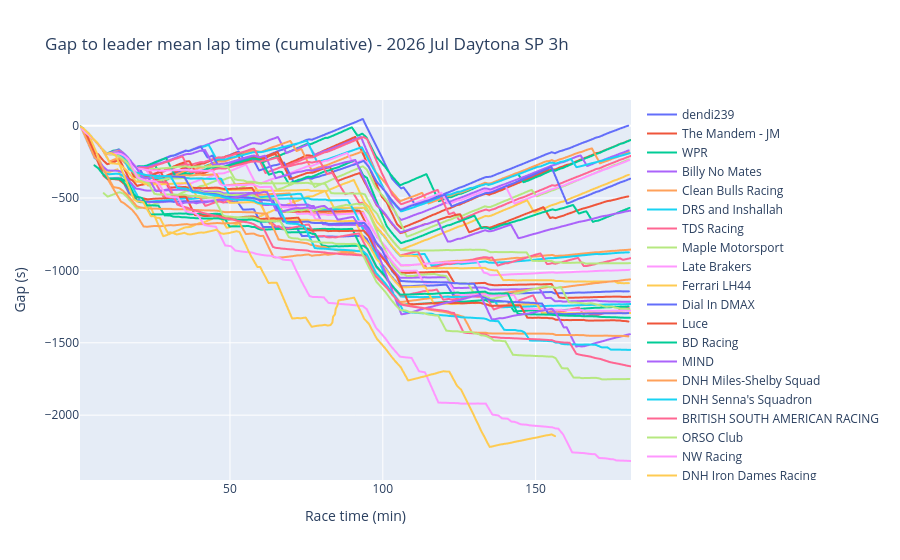

Notebook source saved alongside this figure:
### Code cell
def plot_gap_to_mean_leader(
    timestamps: pd.DataFrame, laptimes: pd.DataFrame
) -> go.Figure:
    leader_mean_lap = laptimes.iloc[:, 0].mean()

    gap = laptimes.assign(
                **{
                    col: lambda d, col=col: (
                        (leader_mean_lap - d[col]).cumsum().dt.total_seconds()
                    )
                    for col in laptimes.columns
                }
            )
    display(gap)
    race_time = timestamps.stack().dt.total_seconds() / 60

    df = (
        pd.concat([race_time.rename("race_time_min"), gap.stack().rename("gap_s")], axis=1)
        .rename_axis(index=["lap", "competitor"])
        .reset_index()
    )

    fig = px.line(
        df,
        x="race_time_min",
        y="gap_s",
        color="competitor",
        hover_data=["lap"],
        title="Gap to leader mean lap time (cumulative) - 2026 Jul Daytona SP 3h",
    )
    fig.update_layout(
        xaxis_title="Race time (min)", yaxis_title="Gap (s)", legend_title=""
    )
    return fig


plot_gap_to_mean_leader(timestamps, laptimes)

### Figure 1 — Plotly figure (JSON) as saved in the notebook; plotly's stock layout.template omitted (floating-point values rounded to 4 significant figures; data arrays with more than 128 entries replaced by an {"elided": "..."} marker saying what was removed)
{"data": [{"customdata": {"elided": "199x1 int values"}, "hovertemplate": "competitor=dendi239<br>race_time_min=%{x}<br>gap_s=%{y}<br>lap=%{customdata[0]}<extra></extra>", "legendgroup": "dendi239", "line": {"color": "#636efa", "dash": "solid"}, "marker": {"symbol": "circle"}, "mode": "lines", "name": "dendi239", "showlegend": true, "type": "scattergl", "x": {"elided": "199 float values"}, "xaxis": "x", "y": {"elided": "199 float values"}, "yaxis": "y"}, {"customdata": {"elided": "198x1 int values"}, "hovertemplate": "competitor=The Mandem - JM<br>race_time_min=%{x}<br>gap_s=%{y}<br>lap=%{customdata[0]}<extra></extra>", "legendgroup": "The Mandem - JM", "line": {"color": "#EF553B", "dash": "solid"}, "marker": {"symbol": "circle"}, "mode": "lines", "name": "The Mandem - JM", "showlegend": true, "type": "scattergl", "x": {"elided": "198 float values"}, "xaxis": "x", "y": {"elided": "198 float values"}, "yaxis": "y"}, {"customdata": {"elided": "198x1 int values"}, "hovertemplate": "competitor=WPR<br>race_time_min=%{x}<br>gap_s=%{y}<br>lap=%{customdata[0]}<extra></extra>", "legendgroup": "WPR", "line": {"color": "#00cc96", "dash": "solid"}, "marker": {"symbol": "circle"}, "mode": "lines", "name": "WPR", "showlegend": true, "type": "scattergl", "x": {"elided": "198 float values"}, "xaxis": "x", "y": {"elided": "198 float values"}, "yaxis": "y"}, {"customdata": {"elided": "196x1 int values"}, "hovertemplate": "competitor=Billy No Mates<br>race_time_min=%{x}<br>gap_s=%{y}<br>lap=%{customdata[0]}<extra></extra>", "legendgroup": "Billy No Mates", "line": {"color": "#ab63fa", "dash": "solid"}, "marker": {"symbol": "circle"}, "mode": "lines", "name": "Billy No Mates", "showlegend": true, "type": "scattergl", "x": {"elided": "196 float values"}, "xaxis": "x", "y": {"elided": "196 float values"}, "yaxis": "y"}, {"customdata": {"elided": "196x1 int values"}, "hovertemplate": "competitor=Clean Bulls Racing<br>race_time_min=%{x}<br>gap_s=%{y}<br>lap=%{customdata[0]}<extra></extra>", "legendgroup": "Clean Bulls Racing", "line": {"color": "#FFA15A", "dash": "solid"}, "marker": {"symbol": "circle"}, "mode": "lines", "name": "Clean Bulls Racing", "showlegend": true, "type": "scattergl", "x": {"elided": "196 float values"}, "xaxis": "x", "y": {"elided": "196 float values"}, "yaxis": "y"}, {"customdata": {"elided": "196x1 int values"}, "hovertemplate": "competitor=DRS and Inshallah<br>race_time_min=%{x}<br>gap_s=%{y}<br>lap=%{customdata[0]}<extra></extra>", "legendgroup": "DRS and Inshallah", "line": {"color": "#19d3f3", "dash": "solid"}, "marker": {"symbol": "circle"}, "mode": "lines", "name": "DRS and Inshallah", "showlegend": true, "type": "scattergl", "x": {"elided": "196 float values"}, "xaxis": "x", "y": {"elided": "196 float values"}, "yaxis": "y"}, {"customdata": {"elided": "196x1 int values"}, "hovertemplate": "competitor=TDS Racing<br>race_time_min=%{x}<br>gap_s=%{y}<br>lap=%{customdata[0]}<extra></extra>", "legendgroup": "TDS Racing", "line": {"color": "#FF6692", "dash": "solid"}, "marker": {"symbol": "circle"}, "mode": "lines", "name": "TDS Racing", "showlegend": true, "type": "scattergl", "x": {"elided": "196 float values"}, "xaxis": "x", "y": {"elided": "196 float values"}, "yaxis": "y"}, {"customdata": {"elided": "195x1 int values"}, "hovertemplate": "competitor=Maple Motorsport<br>race_time_min=%{x}<br>gap_s=%{y}<br>lap=%{customdata[0]}<extra></extra>", "legendgroup": "Maple Motorsport", "line": {"color": "#B6E880", "dash": "solid"}, "marker": {"symbol": "circle"}, "mode": "lines", "name": "Maple Motorsport", "showlegend": true, "type": "scattergl", "x": {"elided": "195 float values"}, "xaxis": "x", "y": {"elided": "195 float values"}, "yaxis": "y"}, {"customdata": {"elided": "195x1 int values"}, "hovertemplate": "competitor=Late Brakers<br>race_time_min=%{x}<br>gap_s=%{y}<br>lap=%{customdata[0]}<extra></extra>", "legendgroup": "Late Brakers", "line": {"color": "#FF97FF", "dash": "solid"}, "marker": {"symbol": "circle"}, "mode": "lines", "name": "Late Brakers", "showlegend": true, "type": "scattergl", "x": {"elided": "195 float values"}, "xaxis": "x", "y": {"elided": "195 float values"}, "yaxis": "y"}, {"customdata": {"elided": "193x1 int values"}, "hovertemplate": "competitor=Ferrari LH44<br>race_time_min=%{x}<br>gap_s=%{y}<br>lap=%{customdata[0]}<extra></extra>", "legendgroup": "Ferrari LH44", "line": {"color": "#FECB52", "dash": "solid"}, "marker": {"symbol": "circle"}, "mode": "lines", "name": "Ferrari LH44", "showlegend": true, "type": "scattergl", "x": {"elided": "193 float values"}, "xaxis": "x", "y": {"elided": "193 float values"}, "yaxis": "y"}, {"customdata": {"elided": "193x1 int values"}, "hovertemplate": "competitor=Dial In DMAX<br>race_time_min=%{x}<br>gap_s=%{y}<br>lap=%{customdata[0]}<extra></extra>", "legendgroup": "Dial In DMAX", "line": {"color": "#636efa", "dash": "solid"}, "marker": {"symbol": "circle"}, "mode": "lines", "name": "Dial In DMAX", "showlegend": true, "type": "scattergl", "x": {"elided": "193 float values"}, "xaxis": "x", "y": {"elided": "193 float values"}, "yaxis": "y"}, {"customdata": {"elided": "190x1 int values"}, "hovertemplate": "competitor=Luce<br>race_time_min=%{x}<br>gap_s=%{y}<br>lap=%{customdata[0]}<extra></extra>", "legendgroup": "Luce", "line": {"color": "#EF553B", "dash": "solid"}, "marker": {"symbol": "circle"}, "mode": "lines", "name": "Luce", "showlegend": true, "type": "scattergl", "x": {"elided": "190 float values"}, "xaxis": "x", "y": {"elided": "190 float values"}, "yaxis": "y"}, {"customdata": {"elided": "189x1 int values"}, "hovertemplate": "competitor=BD Racing<br>race_time_min=%{x}<br>gap_s=%{y}<br>lap=%{customdata[0]}<extra></extra>", "legendgroup": "BD Racing", "line": {"color": "#00cc96", "dash": "solid"}, "marker": {"symbol": "circle"}, "mode": "lines", "name": "BD Racing", "showlegend": true, "type": "scattergl", "x": {"elided": "189 float values"}, "xaxis": "x", "y": {"elided": "189 float values"}, "yaxis": "y"}, {"customdata": {"elided": "189x1 int values"}, "hovertemplate": "competitor=MIND<br>race_time_min=%{x}<br>gap_s=%{y}<br>lap=%{customdata[0]}<extra></extra>", "legendgroup": "MIND", "line": {"color": "#ab63fa", "dash": "solid"}, "marker": {"symbol": "circle"}, "mode": "lines", "name": "MIND", "showlegend": true, "type": "scattergl", "x": {"elided": "189 float values"}, "xaxis": "x", "y": {"elided": "189 float values"}, "yaxis": "y"}, {"customdata": {"elided": "184x1 int values"}, "hovertemplate": "competitor=DNH Miles-Shelby Squad<br>race_time_min=%{x}<br>gap_s=%{y}<br>lap=%{customdata[0]}<extra></extra>", "legendgroup": "DNH Miles-Shelby Squad", "line": {"color": "#FFA15A", "dash": "solid"}, "marker": {"symbol": "circle"}, "mode": "lines", "name": "DNH Miles-Shelby Squad", "showlegend": true, "type": "scattergl", "x": {"elided": "184 float values"}, "xaxis": "x", "y": {"elided": "184 float values"}, "yaxis": "y"}, {"customdata": {"elided": "183x1 int values"}, "hovertemplate": "competitor=DNH Senna's Squadron<br>race_time_min=%{x}<br>gap_s=%{y}<br>lap=%{customdata[0]}<extra></extra>", "legendgroup": "DNH Senna's Squadron", "line": {"color": "#19d3f3", "dash": "solid"}, "marker": {"symbol": "circle"}, "mode": "lines", "name": "DNH Senna's Squadron", "showlegend": true, "type": "scattergl", "x": {"elided": "183 float values"}, "xaxis": "x", "y": {"elided": "183 float values"}, "yaxis": "y"}, {"customdata": {"elided": "183x1 int values"}, "hovertemplate": "competitor=BRITISH SOUTH AMERICAN RACING <br>race_time_min=%{x}<br>gap_s=%{y}<br>lap=%{customdata[0]}<extra></extra>", "legendgroup": "BRITISH SOUTH AMERICAN RACING ", "line": {"color": "#FF6692", "dash": "solid"}, "marker": {"symbol": "circle"}, "mode": "lines", "name": "BRITISH SOUTH AMERICAN RACING ", "showlegend": true, "type": "scattergl", "x": {"elided": "183 float values"}, "xaxis": "x", "y": {"elided": "183 float values"}, "yaxis": "y"}, {"customdata": {"elided": "182x1 int values"}, "hovertemplate": "competitor=ORSO Club<br>race_time_min=%{x}<br>gap_s=%{y}<br>lap=%{customdata[0]}<extra></extra>", "legendgroup": "ORSO Club", "line": {"color": "#B6E880", "dash": "solid"}, "marker": {"symbol": "circle"}, "mode": "lines", "name": "ORSO Club", "showlegend": true, "type": "scattergl", "x": {"elided": "182 float values"}, "xaxis": "x", "y": {"elided": "182 float values"}, "yaxis": "y"}, {"customdata": {"elided": "181x1 int values"}, "hovertemplate": "competitor=NW Racing<br>race_time_min=%{x}<br>gap_s=%{y}<br>lap=%{customdata[0]}<extra></extra>", "legendgroup": "NW Racing", "line": {"color": "#FF97FF", "dash": "solid"}, "marker": {"symbol": "circle"}, "mode": "lines", "name": "NW Racing", "showlegend": true, "type": "scattergl", "x": {"elided": "181 float values"}, "xaxis": "x", "y": {"elided": "181 float values"}, "yaxis": "y"}, {"customdata": {"elided": "179x1 int values"}, "hovertemplate": "competitor=DNH Iron Dames Racing<br>race_time_min=%{x}<br>gap_s=%{y}<br>lap=%{customdata[0]}<extra></extra>", "legendgroup": "DNH Iron Dames Racing", "line": {"color": "#FECB52", "dash": "solid"}, "marker": {"symbol": "circle"}, "mode": "lines", "name": "DNH Iron Dames Racing", "showlegend": true, "type": "scattergl", "x": {"elided": "179 float values"}, "xaxis": "x", "y": {"elided": "179 float values"}, "yaxis": "y"}, {"customdata": {"elided": "178x1 int values"}, "hovertemplate": "competitor=Three Bears Motorsport<br>race_time_min=%{x}<br>gap_s=%{y}<br>lap=%{customdata[0]}<extra></extra>", "legendgroup": "Three Bears Motorsport", "line": {"color": "#636efa", "dash": "solid"}, "marker": {"symbol": "circle"}, "mode": "lines", "name": "Three Bears Motorsport", "showlegend": true, "type": "scattergl", "x": {"elided": "178 float values"}, "xaxis": "x", "y": {"elided": "178 float values"}, "yaxis": "y"}, {"customdata": {"elided": "178x1 int values"}, "hovertemplate": "competitor=Dial In SODI<br>race_time_min=%{x}<br>gap_s=%{y}<br>lap=%{customdata[0]}<extra></extra>", "legendgroup": "Dial In SODI", "line": {"color": "#EF553B", "dash": "solid"}, "marker": {"symbol": "circle"}, "mode": "lines", "name": "Dial In SODI", "showlegend": true, "type": "scattergl", "x": {"elided": "178 float values"}, "xaxis": "x", "y": {"elided": "178 float values"}, "yaxis": "y"}, {"customdata": {"elided": "176x1 int values"}, "hovertemplate": "competitor=FHR<br>race_time_min=%{x}<br>gap_s=%{y}<br>lap=%{customdata[0]}<extra></extra>", "legendgroup": "FHR", "line": {"color": "#00cc96", "dash": "solid"}, "marker": {"symbol": "circle"}, "mode": "lines", "name": "FHR", "showlegend": true, "type": "scattergl", "x": {"elided": "176 float values"}, "xaxis": "x", "y": {"elided": "176 float values"}, "yaxis": "y"}, {"customdata": {"elided": "177x1 int values"}, "hovertemplate": "competitor=Noot Noot<br>race_time_min=%{x}<br>gap_s=%{y}<br>lap=%{customdata[0]}<extra></extra>", "legendgroup": "Noot Noot", "line": {"color": "#ab63fa", "dash": "solid"}, "marker": {"symbol": "circle"}, "mode": "lines", "name": "Noot Noot", "showlegend": true, "type": "scattergl", "x": {"elided": "177 float values"}, "xaxis": "x", "y": {"elided": "177 float values"}, "yaxis": "y"}, {"customdata": {"elided": "180x1 int values"}, "hovertemplate": "competitor=DNH Dad's<br>race_time_min=%{x}<br>gap_s=%{y}<br>lap=%{customdata[0]}<extra></extra>", "legendgroup": "DNH Dad's", "line": {"color": "#FFA15A", "dash": "solid"}, "marker": {"symbol": "circle"}, "mode": "lines", "name": "DNH Dad's", "showlegend": true, "type": "scattergl", "x": {"elided": "180 float values"}, "xaxis": "x", "y": {"elided": "180 float values"}, "yaxis": "y"}, {"customdata": {"elided": "177x1 int values"}, "hovertemplate": "competitor=The Kartel<br>race_time_min=%{x}<br>gap_s=%{y}<br>lap=%{customdata[0]}<extra></extra>", "legendgroup": "The Kartel", "line": {"color": "#19d3f3", "dash": "solid"}, "marker": {"symbol": "circle"}, "mode": "lines", "name": "The Kartel", "showlegend": true, "type": "scattergl", "x": {"elided": "177 float values"}, "xaxis": "x", "y": {"elided": "177 float values"}, "yaxis": "y"}, {"customdata": {"elided": "176x1 int values"}, "hovertemplate": "competitor=Bish Bosh Bois<br>race_time_min=%{x}<br>gap_s=%{y}<br>lap=%{customdata[0]}<extra></extra>", "legendgroup": "Bish Bosh Bois", "line": {"color": "#FF6692", "dash": "solid"}, "marker": {"symbol": "circle"}, "mode": "lines", "name": "Bish Bosh Bois", "showlegend": true, "type": "scattergl", "x": {"elided": "176 float values"}, "xaxis": "x", "y": {"elided": "176 float values"}, "yaxis": "y"}, {"customdata": {"elided": "176x1 int values"}, "hovertemplate": "competitor=Brothers Grimm<br>race_time_min=%{x}<br>gap_s=%{y}<br>lap=%{customdata[0]}<extra></extra>", "legendgroup": "Brothers Grimm", "line": {"color": "#B6E880", "dash": "solid"}, "marker": {"symbol": "circle"}, "mode": "lines", "name": "Brothers Grimm", "showlegend": true, "type": "scattergl", "x": {"elided": "176 float values"}, "xaxis": "x", "y": {"elided": "176 float values"}, "yaxis": "y"}, {"customdata": {"elided": "176x1 int values"}, "hovertemplate": "competitor=DNH Kristensen's Klub<br>race_time_min=%{x}<br>gap_s=%{y}<br>lap=%{customdata[0]}<extra></extra>", "legendgroup": "DNH Kristensen's Klub", "line": {"color": "#FF97FF", "dash": "solid"}, "marker": {"symbol": "circle"}, "mode": "lines", "name": "DNH Kristensen's Klub", "showlegend": true, "type": "scattergl", "x": {"elided": "176 float values"}, "xaxis": "x", "y": {"elided": "176 float values"}, "yaxis": "y"}, {"customdata": {"elided": "176x1 int values"}, "hovertemplate": "competitor=Probably Last<br>race_time_min=%{x}<br>gap_s=%{y}<br>lap=%{customdata[0]}<extra></extra>", "legendgroup": "Probably Last", "line": {"color": "#FECB52", "dash": "solid"}, "marker": {"symbol": "circle"}, "mode": "lines", "name": "Probably Last", "showlegend": true, "type": "scattergl", "x": {"elided": "176 float values"}, "xaxis": "x", "y": {"elided": "176 float values"}, "yaxis": "y"}, {"customdata": {"elided": "175x1 int values"}, "hovertemplate": "competitor=Kizzler's Army<br>race_time_min=%{x}<br>gap_s=%{y}<br>lap=%{customdata[0]}<extra></extra>", "legendgroup": "Kizzler's Army", "line": {"color": "#636efa", "dash": "solid"}, "marker": {"symbol": "circle"}, "mode": "lines", "name": "Kizzler's Army", "showlegend": true, "type": "scattergl", "x": {"elided": "175 float values"}, "xaxis": "x", "y": {"elided": "175 float values"}, "yaxis": "y"}, {"customdata": {"elided": "174x1 int values"}, "hovertemplate": "competitor=The Fat And The Curious<br>race_time_min=%{x}<br>gap_s=%{y}<br>lap=%{customdata[0]}<extra></extra>", "legendgroup": "The Fat And The Curious", "line": {"color": "#EF553B", "dash": "solid"}, "marker": {"symbol": "circle"}, "mode": "lines", "name": "The Fat And The Curious", "showlegend": true, "type": "scattergl", "x": {"elided": "174 float values"}, "xaxis": "x", "y": {"elided": "174 float values"}, "yaxis": "y"}, {"customdata": {"elided": "175x1 int values"}, "hovertemplate": "competitor=TH14 Racing<br>race_time_min=%{x}<br>gap_s=%{y}<br>lap=%{customdata[0]}<extra></extra>", "legendgroup": "TH14 Racing", "line": {"color": "#00cc96", "dash": "solid"}, "marker": {"symbol": "circle"}, "mode": "lines", "name": "TH14 Racing", "showlegend": true, "type": "scattergl", "x": {"elided": "175 float values"}, "xaxis": "x", "y": {"elided": "175 float values"}, "yaxis": "y"}, {"customdata": {"elided": "173x1 int values"}, "hovertemplate": "competitor=J J J Racing<br>race_time_min=%{x}<br>gap_s=%{y}<br>lap=%{customdata[0]}<extra></extra>", "legendgroup": "J J J Racing", "line": {"color": "#ab63fa", "dash": "solid"}, "marker": {"symbol": "circle"}, "mode": "lines", "name": "J J J Racing", "showlegend": true, "type": "scattergl", "x": {"elided": "173 float values"}, "xaxis": "x", "y": {"elided": "173 float values"}, "yaxis": "y"}, {"customdata": {"elided": "172x1 int values"}, "hovertemplate": "competitor=DNH Hawthorn's Heroes<br>race_time_min=%{x}<br>gap_s=%{y}<br>lap=%{customdata[0]}<extra></extra>", "legendgroup": "DNH Hawthorn's Heroes", "line": {"color": "#FFA15A", "dash": "solid"}, "marker": {"symbol": "circle"}, "mode": "lines", "name": "DNH Hawthorn's Heroes", "showlegend": true, "type": "scattergl", "x": {"elided": "172 float values"}, "xaxis": "x", "y": {"elided": "172 float values"}, "yaxis": "y"}, {"customdata": {"elided": "171x1 int values"}, "hovertemplate": "competitor=On Your Marks  DEXET  Go!<br>race_time_min=%{x}<br>gap_s=%{y}<br>lap=%{customdata[0]}<extra></extra>", "legendgroup": "On Your Marks  DEXET  Go!", "line": {"color": "#19d3f3", "dash": "solid"}, "marker": {"symbol": "circle"}, "mode": "lines", "name": "On Your Marks  DEXET  Go!", "showlegend": true, "type": "scattergl", "x": {"elided": "171 float values"}, "xaxis": "x", "y": {"elided": "171 float values"}, "yaxis": "y"}, {"customdata": {"elided": "169x1 int values"}, "hovertemplate": "competitor=Houghton Racing<br>race_time_min=%{x}<br>gap_s=%{y}<br>lap=%{customdata[0]}<extra></extra>", "legendgroup": "Houghton Racing", "line": {"color": "#FF6692", "dash": "solid"}, "marker": {"symbol": "circle"}, "mode": "lines", "name": "Houghton Racing", "showlegend": true, "type": "scattergl", "x": {"elided": "169 float values"}, "xaxis": "x", "y": {"elided": "169 float values"}, "yaxis": "y"}, {"customdata": {"elided": "167x1 int values"}, "hovertemplate": "competitor=Shake 'n' Bake<br>race_time_min=%{x}<br>gap_s=%{y}<br>lap=%{customdata[0]}<extra></extra>", "legendgroup": "Shake 'n' Bake", "line": {"color": "#B6E880", "dash": "solid"}, "marker": {"symbol": "circle"}, "mode": "lines", "name": "Shake 'n' Bake", "showlegend": true, "type": "scattergl", "x": {"elided": "167 float values"}, "xaxis": "x", "y": {"elided": "167 float values"}, "yaxis": "y"}, {"customdata": {"elided": "157x1 int values"}, "hovertemplate": "competitor=Frenchies<br>race_time_min=%{x}<br>gap_s=%{y}<br>lap=%{customdata[0]}<extra></extra>", "legendgroup": "Frenchies", "line": {"color": "#FF97FF", "dash": "solid"}, "marker": {"symbol": "circle"}, "mode": "lines", "name": "Frenchies", "showlegend": true, "type": "scattergl", "x": {"elided": "157 float values"}, "xaxis": "x", "y": {"elided": "157 float values"}, "yaxis": "y"}, {"customdata": {"elided": "133x1 int values"}, "hovertemplate": "competitor=Hashnet<br>race_time_min=%{x}<br>gap_s=%{y}<br>lap=%{customdata[0]}<extra></extra>", "legendgroup": "Hashnet", "line": {"color": "#FECB52", "dash": "solid"}, "marker": {"symbol": "circle"}, "mode": "lines", "name": "Hashnet", "showlegend": true, "type": "scattergl", "x": {"elided": "133 float values"}, "xaxis": "x", "y": {"elided": "133 float values"}, "yaxis": "y"}], "layout": {"legend": {"title": {"text": ""}, "tracegroupgap": 0}, "title": {"text": "Gap to leader mean lap time (cumulative) - 2026 Jul Daytona SP 3h"}, "xaxis": {"anchor": "y", "domain": [0, 1], "title": {"text": "Race time (min)"}}, "yaxis": {"anchor": "x", "domain": [0, 1], "title": {"text": "Gap (s)"}}}}
